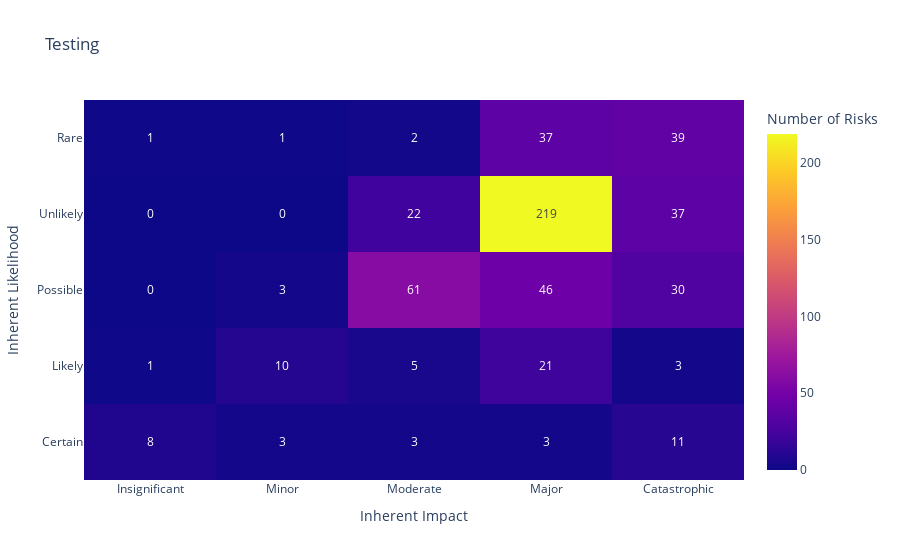

Notebook code cell kept with this figure:
### Markdown cell above
## Risk Map Inherent 1

Berdasarkan keterangan diatas, berikut ini ditampilkan matriks resikonya secara visual:

### Code cell
import plotly.express as px

fig5 = px.imshow(Rev_Tab_Inh,
                 x=['Insignificant', 'Minor', 'Moderate','Major','Catastrophic'],
                 y=['Rare', 'Unlikely', 'Possible', 'Likely', 'Certain'],
                 labels=dict(x="Inherent Impact", 
                            y="Inherent Likelihood", 
                            color="Number of Risks"),
                 text_auto=True,
                 aspect="auto",
                 title="Testing"
                )
fig5.update_xaxes(side="bottom")
fig5.show()

### Figure 1 — Plotly figure (JSON) as saved in the notebook; plotly's stock layout.template omitted (floating-point values rounded to 4 significant figures)
{"data": [{"coloraxis": "coloraxis", "hovertemplate": "Inherent Impact: %{x}<br>Inherent Likelihood: %{y}<br>Number of Risks: %{z}<extra></extra>", "name": "0", "texttemplate": "%{z}", "type": "heatmap", "x": ["Insignificant", "Minor", "Moderate", "Major", "Catastrophic"], "xaxis": "x", "y": ["Rare", "Unlikely", "Possible", "Likely", "Certain"], "yaxis": "y", "z": [[1, 1, 2, 37, 39], [0, 0, 22, 219, 37], [0, 3, 61, 46, 30], [1, 10, 5, 21, 3], [8, 3, 3, 3, 11]]}], "layout": {"autosize": true, "coloraxis": {"colorbar": {"title": {"text": "Number of Risks"}}, "colorscale": [[0, "#0d0887"], [0.1111, "#46039f"], [0.2222, "#7201a8"], [0.3333, "#9c179e"], [0.4444, "#bd3786"], [0.5556, "#d8576b"], [0.6667, "#ed7953"], [0.7778, "#fb9f3a"], [0.8889, "#fdca26"], [1, "#f0f921"]]}, "title": {"text": "Testing"}, "xaxis": {"anchor": "y", "autorange": true, "domain": [0, 1], "range": [-0.5, 4.5], "side": "bottom", "title": {"text": "Inherent Impact"}, "type": "category"}, "yaxis": {"anchor": "x", "autorange": true, "domain": [0, 1], "range": [4.5, -0.5], "title": {"text": "Inherent Likelihood"}, "type": "category"}}}
